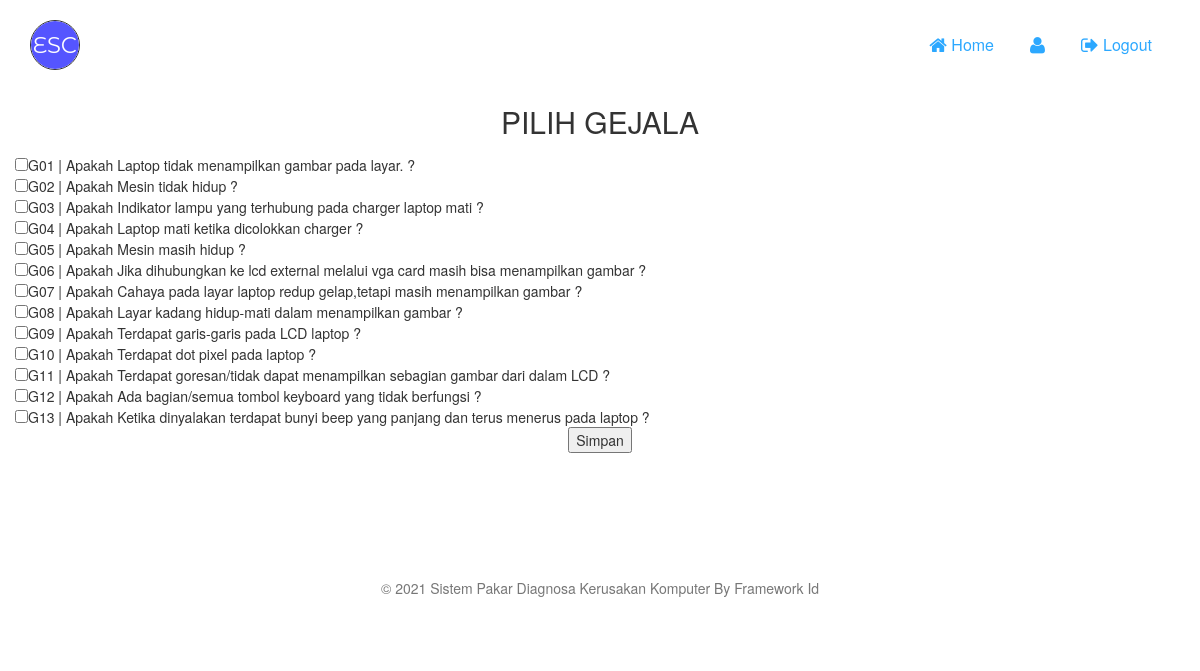
Page /index.php/member/diagnosa on the committed database.
### tables this page shows
CREATE TABLE `tbl_gejala` (
  `id_gejala` int(11) NOT NULL,
  `kode_gejala` char(3) NOT NULL,
  `nama_gejala` varchar(200) NOT NULL
);

### application/controllers/Member.php (called while the page is built, shortened)
<?php
class Member extends CI_Controller
{
  public function __construct()
  {
    $this->load->model('Member_model', 'MM');
    $this->load->model('Diagnosa_model', 'DM');
  }
  public function diagnosa()
  {
    $data['judul'] = "Daftar Gejala";
    $data['user'] = $this->db->get_where('tbl_user', [
      'username' => $this->session->userdata('username')
    ])->row_array();
    $data['gejala'] = $this->MM->Gejala();
    $this->load->view('templates/Member_Header', $data);
    $this->load->view('member/diagnosa', $data);
    $this->load->view('templates/Member_Footer');
  }
}

### index.php (called while the page is built, shortened)
<?php
require_once BASEPATH.'core/CodeIgniter.php';

### application/models/Member_model.php (called while the page is built)
<?php
class Member_model extends CI_model
{
  public function Gejala()
  {
    return $this->db->get('tbl_gejala')->result_array();
  }
}

### application/views/member/diagnosa.php (the view)
<div class="section section-features">
  <div class="container">
    <h4 class="header-text text-center">Pilih Gejala</h4>
    <div class="row">
      <form action="<?= base_url('Diagnosa/hasil'); ?>" method="POST">
        <div class="boxes">
          <table>
            <?php foreach ($gejala as $g) : ?>
              <tr>
                <td>
                  <input type="checkbox" id="<?= $g['id_gejala']; ?>" name="id_gejala[]" value="<?= $g['id_gejala']; ?>">
                </td>
                <td colspan="2">
                  <?= $g['kode_gejala']; ?> | Apakah <?= $g['nama_gejala']; ?> ?
                </td>
              </tr>
            <?php endforeach; ?>
          </table>
          <center>
            <button type="submit">Simpan</button>
          </center>
        </div>
      </form>
    </div>
  </div>
</div>

### application/views/templates/Member_Header.php (shortened to what this page needs)
<!doctype html>
<html lang="en" id="home">
<head>
  <link href="<?= base_url('assets2'); ?>/css/bootstrap.css" rel="stylesheet" />
  <link href="<?= base_url('assets2'); ?>/css/landing-page.css" rel="stylesheet" />
  <link href="<?= base_url('assets2'); ?>/css/font-awesome.min.css" rel="stylesheet">
  <link href="<?= base_url('assets2'); ?>/css/pe-icon-7-stroke.css" rel="stylesheet" />
</head>
<body class="landing-page landing-page2">
  <nav class="navbar  navbar-top" role="navigation">
    <div class="container">
      <div class="navbar-header">
        <a href="#home">
          <div class="logo-container">
            <div class="logo">
              <img src="<?= base_url('assets2'); ?>/img/ESC.png" alt="Expert System Computer">
            </div>
            <div class="brand">
              ES <br>Computer
            </div>
          </div>
        </a>
      </div>
      <div class="collapse navbar-collapse" id="example">
        <ul class="nav navbar-nav navbar-right">
          <li>
            <a href="<?= base_url('member/index'); ?>" class="page-scroll">
              <i class="fa fa-home"></i>
              Home
            </a>
          </li>
          <li>
            <a class="page-scroll" href="#">
              <i class="fa fa-user"></i>
            </a>
          </li>
          <li>
            <a href="<?= base_url('auth'); ?>" onclick="return confirm('Yakin Keluar?');">
              <i class="fa fa-sign-out"></i>
              Logout
            </a>
          </li>
        </ul>
      </div>
    </div>
  </nav>

### application/views/templates/Member_Footer.php (shortened to what this page needs)
<footer class="footer">
  <div class="container">
    <div class="copyright">
      &copy; 2021 Sistem Pakar Diagnosa Kerusakan Komputer By Framework Id
    </div>
  </div>
</footer>
</body>
</html>

### assets2/css/landing-page.css (style rules this page uses)
h1, .h1, h2, .h2, h3, .h3, h4, .h4, h5, .h5, h6, .h6, p, .navbar, .brand, .btn-simple, a, .td-name, td { -moz-osx-font-smoothing: grayscale; -webkit-font-smoothing: antialiased; font-family: "Helvetica Neue", "Open Sans", Arial, sans-serif; }
h1, .h1, h2, .h2, h3, .h3, h4, .h4 { font-weight: 400; margin: 30px 0 15px; }
h4, .h4 { font-size: 22px; line-height: 30px; }
body { font-family: "Helvetica Neue", "Open Sans", Arial, sans-serif; }
a { color: #2ca8ff; }
.navbar { -webkit-transition: all 300ms linear; -moz-transition: all 300ms linear; -o-transition: all 300ms linear; -ms-transition: all 300ms linear; transition: all 300ms linear; }
.btn-hover, i { -webkit-transition: all 150ms linear; -moz-transition: all 150ms linear; -o-transition: all 150ms linear; -ms-transition: all 150ms linear; transition: all 150ms linear; }
.fa { width: 18px; text-align: center; }
.section { padding: 30px 0; position: relative; background-color: #FFFFFF; }
.navbar { border: 0; font-size: 16px; }
.navbar .navbar-nav>li>a { padding: 10px 15px; margin: 15px 3px; }
.navbar .navbar-nav>li>a [class^="fa"] { font-size: 19px; position: relative; top: 1px; }
.footer { background-color: white; line-height: 20px; }
.footer .copyright { color: #777777; padding: 10px 15px; margin: 15px 3px; line-height: 20px; text-align: center; }
.logo-container .logo { overflow: hidden; border-radius: 50%; border: 1px solid #333333; width: 50px; float: left; }
.logo-container .brand { font-size: 18px; color: #FFFFFF; line-height: 20px; float: left; margin-left: 10px; margin-top: 5px; width: 50px; height: 50px; }
.logo-container { margin-top: 10px; }
.logo-container .logo img { width: 100%; }
.landing-page2 .container { max-width: 1170px; }
.header-text { text-transform: uppercase; font-weight: 200; color: #333; margin-bottom: 20px; font-size: 30px; position: relative; line-height: 24px; }
.landing-page .navbar-top { position: absolute; top: 0; right: 0; left: 0; z-index: 1030; }
.landing-page .footer { padding: 20px 0; }
.landing-page .section-features { margin: 50px 0; }
.fa { width: auto; }
@media (min-width: 768px) { .landing-page .navbar-top { padding-top: 10px; } }

### rows in the picture
tbl_gejala: kode_gejala "G01", nama_gejala "Laptop tidak menampilkan gambar pada layar."
tbl_gejala: kode_gejala "G02", nama_gejala "Mesin tidak hidup"
tbl_gejala: kode_gejala "G03", nama_gejala "Indikator lampu yang terhubung pada charger laptop mati"
tbl_gejala: kode_gejala "G04", nama_gejala "Laptop mati ketika dicolokkan charger"
tbl_gejala: kode_gejala "G05", nama_gejala "Mesin masih hidup"
tbl_gejala: kode_gejala "G06", nama_gejala "Jika dihubungkan ke lcd external melalui vga card masih bisa menampilkan gambar"
tbl_gejala: kode_gejala "G07", nama_gejala "Cahaya pada layar laptop redup gelap,tetapi masih menampilkan gambar"
tbl_gejala: kode_gejala "G08", nama_gejala "Layar kadang hidup-mati dalam menampilkan gambar"
tbl_gejala: kode_gejala "G09", nama_gejala "Terdapat garis-garis pada LCD laptop"
tbl_gejala: kode_gejala "G10", nama_gejala "Terdapat dot pixel pada laptop"
tbl_gejala: kode_gejala "G11", nama_gejala "Terdapat goresan/tidak dapat menampilkan sebagian gambar dari dalam LCD"
tbl_gejala: kode_gejala "G12", nama_gejala "Ada bagian/semua tombol keyboard yang tidak berfungsi"
tbl_gejala: kode_gejala "G13", nama_gejala "Ketika dinyalakan terdapat bunyi beep yang panjang dan terus menerus pada laptop"
